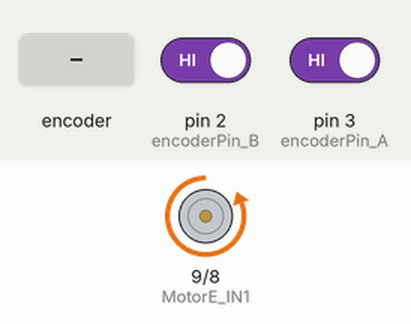
Recording of a sketch running on a simulated Arduino Uno, built with avr-gcc and run on an emulated ATmega328P. Shown: motor-driver pin pairs drawn as motors (green arrow = first pin HIGH = forward, orange = second pin HIGH = backward, longer = more drive, scaled by the enable pin). The test bench sets the inputs (shaded band); at power-on: pin 2 (encoderPin_B) HIGH, pin 3 (encoderPin_A) HIGH. What the sketch prints to the serial monitor is not drawn.

Above: at 1.2 s.
1.3 s: rotary encoder on pin 3 (encoderPin_A) / pin 2 (encoderPin_B) turned 2 steps (second pin leading)
Timing chart, 0 to 4.3 s (numbered marks = the images above; inputs shaded):
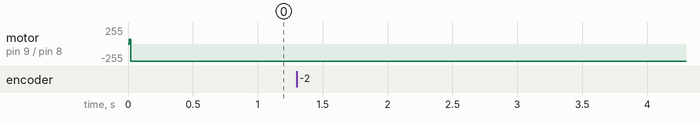

The sketch:

final_pid_code.ino
```cpp
volatile long counter = 0;

// Define the pins
const int encoderPin_A = 3;
const int encoderPin_B = 2;

const int MotorE_ENA = 10;  // Enable pin for motor E
const int MotorE_IN1 = 9;   // Input pin 1 for motor E
const int MotorE_IN2 = 8;   // Input pin 2 for motor E

// define the pid gains
const float kp = 0.4; // proportional gain. respond more qickly ==> unstable
const float ki = 0.2; // integral gain. eliminate steady state error,converge desired value quickly ==> sluggish
const float kd = 0.1; // derivative gain. prevent overshoot and oscilations ==> sluggish

// define the pid variables
float setpoint = 1000; // desired position of the moter rod
float previous_error = 0; // error in the previous loop (set point - current position)
float integral = 0; // the sum of the error over time
float previous_time = 0; // the time in the previous loop

void setup() {
    // Set the pinMode for the pins
  pinMode(MotorE_ENA, OUTPUT);
  pinMode(MotorE_IN1, OUTPUT);
  pinMode(MotorE_IN2, OUTPUT);
  Serial.begin(9600);

  pinMode(encoderPin_A, INPUT_PULLUP);  // internal pullup input pin 2
  pinMode(encoderPin_B, INPUT_PULLUP);  // internalเป็น pullup input pin 3

  //Setting up interrupt
  //A rising pulse from encodenren activated ai0(). AttachInterrupt 0 is DigitalPin nr 2 on moust Arduino.
  attachInterrupt(digitalPinToInterrupt(encoderPin_A), ai0, RISING);

  //B rising pulse from encodenren activated ai1(). AttachInterrupt 1 is DigitalPin nr 3 on moust Arduino.
  attachInterrupt(digitalPinToInterrupt(encoderPin_B), ai1, RISING);
}

int PID(int current_position) {
  float error = setpoint - float(current_position); // current position should change to the setpoint accorfing to the error
  float proportional_term = kp * error; // how much the output should chnage based on the error

  integral += error * (millis() - previous_time); // millis returns the time in milliseconds since the arduino board began running the current program
  integral = ki * integral;
  float derivative_term = kd * (error - previous_error) / (millis() - previous_time); // how much the output should chnage based on the rate of change of the error
  float output = proportional_term + integral + derivative_term; // how much controller should change the input

  // update previous values
  previous_error = error;
  previous_time = millis();

  // wait for 10 milliseconds to see the dimming effect
  delay(10);

  return int(output);
}

void loop() {
  Serial.print("Input :");
  Serial.print(counter);
  int speed = PID(counter);
  Serial.print("   Output :");
  Serial.println(speed);
  runMotor(speed);
}

void runMotor(int speed) {
  if (speed > 0) {
  digitalWrite(MotorE_IN1, LOW);
  digitalWrite(MotorE_IN2, HIGH);
  }
  else {
  digitalWrite(MotorE_IN1, HIGH);
  digitalWrite(MotorE_IN2, LOW);
  }

  int m_speed = abs(speed);
  if (m_speed > 255) {
    m_speed = 255;
  }
  m_speed = map(m_speed, 0, 255, 75, 255);
  analogWrite(MotorE_ENA, m_speed);
}

void ai0() {
  // ai0 is activated if DigitalPin nr 2 is going from LOW to HIGH
  // Check pin 3 to determine the direction
  if (digitalRead(encoderPin_B) == LOW) {
    counter++;
  } else {
    counter--;
  }
}

void ai1() {
  // ai0 is activated if DigitalPin nr 3 is going from LOW to HIGH
  // Check with pin 2 to determine the direction
  if (digitalRead(encoderPin_A) == LOW) {
    counter--;
  } else {
    counter++;
  }
}
```

Measured:
- after the input at 1.3 s, every drawn part: stays the same
